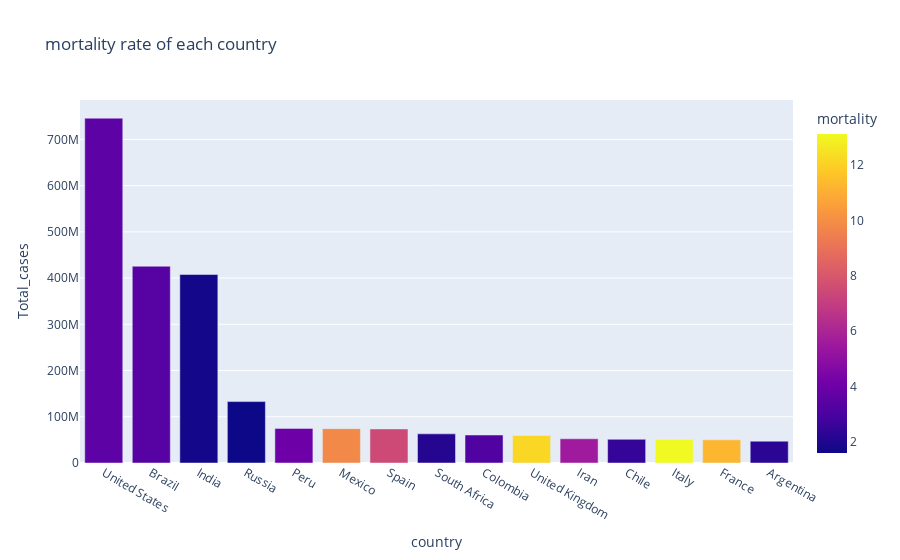

The notebook cell saved with this chart:
### Code cell
fig=px.bar(data.head(15), x='country',y='Total_cases',
          color='mortality',
          title=' mortality rate of each country')
fig.show()

### Figure 1 — Plotly figure (JSON) as saved in the notebook; plotly's stock layout.template omitted (floating-point values rounded to 4 significant figures)
{"data": [{"alignmentgroup": "True", "hovertemplate": "country=%{x}<br>Total_cases=%{y}<br>mortality=%{marker.color}<extra></extra>", "legendgroup": "", "marker": {"color": [3.55, 3.37, 1.78, 1.6, 4.03, 9.81, 7.48, 2.15, 3.2, 12.19, 5.56, 2.5, 13.13, 11.25, 2.28], "coloraxis": "coloraxis", "pattern": {"shape": ""}}, "name": "", "offsetgroup": "", "orientation": "v", "showlegend": false, "textposition": "auto", "type": "bar", "x": ["United States", "Brazil", "India", "Russia", "Peru", "Mexico", "Spain", "South Africa", "Colombia", "United Kingdom", "Iran", "Chile", "Italy", "France", "Argentina"], "xaxis": "x", "y": [746014098, 425704517, 407771615, 132888951, 74882695, 74347548, 73717676, 63027659, 60543682, 59475032, 52421884, 51268034, 50752853, 50084335, 47155234], "yaxis": "y"}], "layout": {"autosize": true, "barmode": "relative", "coloraxis": {"colorbar": {"title": {"text": "mortality"}}, "colorscale": [[0, "#0d0887"], [0.1111, "#46039f"], [0.2222, "#7201a8"], [0.3333, "#9c179e"], [0.4444, "#bd3786"], [0.5556, "#d8576b"], [0.6667, "#ed7953"], [0.7778, "#fb9f3a"], [0.8889, "#fdca26"], [1, "#f0f921"]]}, "legend": {"tracegroupgap": 0}, "title": {"text": " mortality rate of each country"}, "xaxis": {"anchor": "y", "autorange": true, "domain": [0, 1], "range": [-0.5, 14.5], "title": {"text": "country"}, "type": "category"}, "yaxis": {"anchor": "x", "autorange": true, "domain": [0, 1], "range": [0, 785300000.0], "title": {"text": "Total_cases"}, "type": "linear"}}}
